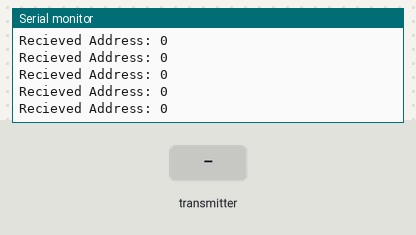
Recording of a sketch running on a simulated Arduino Uno, built with avr-gcc and run on an emulated ATmega328P. On the bench: the last lines printed to the serial monitor. The test bench sets the inputs (shaded band). No radio packets arrive unless stated.

Above: at 1.2 s.
1.3 s: the transmitter starts sending address = 128
At 2.4 s:
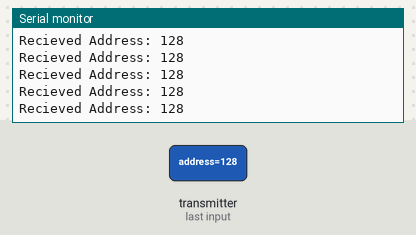
4.3 s: the transmitter starts sending address = 64
At 4.9 s:
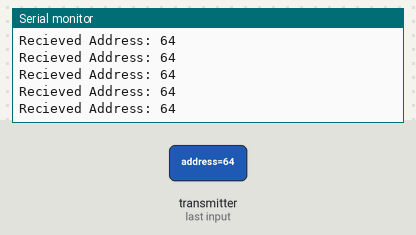
7.3 s: the transmitter starts sending address = 0
At 8.1 s:
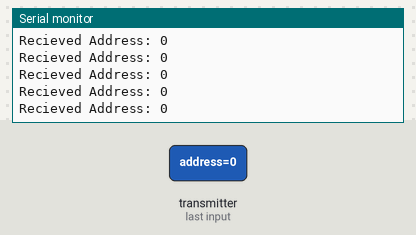
10.3 s: the transmitter starts sending address = 255
At 11.1 s:
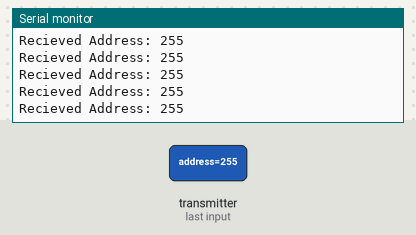
16.3 s: the transmitter starts sending address = 64
At 17.3 s:
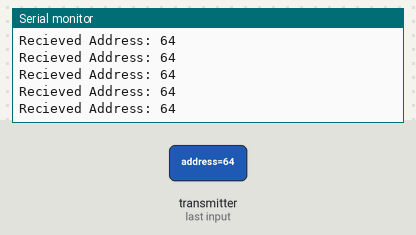
19.3 s: the transmitter starts sending address = 0
At 19.8 s:
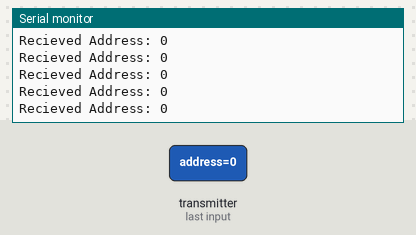
Timing chart, 0 to 22.3 s (numbered marks = the images above; inputs shaded):
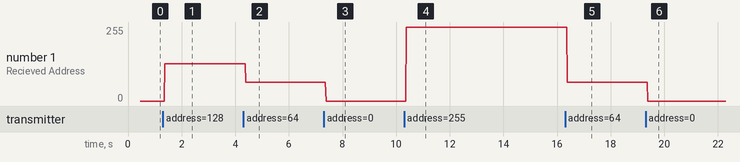

Measured:
- after the input at 1.3 s, the serial monitor: prints a new line after 0.08 s (image 1)
- after the input at 4.3 s, the serial monitor: prints a new line after 0.09 s (image 2)
- after the input at 7.3 s, the serial monitor: prints a new line after 0.09 s (image 3)
- after the input at 10.3 s, the serial monitor: prints a new line after 0.08 s (image 4)
- after the input at 16.3 s, the serial monitor: prints a new line after 0.08 s (image 5)
- after the input at 19.3 s, the serial monitor: prints a new line after 0.08 s (image 6)
- plotted number 1: 0 → 128 after the input at 1.3 s, 128 → 64 after the input at 4.3 s, 64 → 0 after the input at 7.3 s, 0 → 255 after the input at 10.3 s, 255 → 64 after the input at 16.3 s

The sketch:

Server.ino
```cpp
//Include Libraries
#include <SPI.h>
#include <nRF24L01.h>
#include <RF24.h>

//create an RF24 object
RF24 radio(7,10);  // CE, CSN

//address through which two modules communicate.
const byte serverAddress[6] = "00000"; //channel to communicate with the server
const byte node1Address[6] = "00001";  //channel to communicate with node1
const byte node2Address[6] = "00002";  //channel to communicate with node2
const byte node3Address[6] = "00003";  //channel to communicate with node3

//we assume that Server has id of 0

typedef struct { // struct of the data sent containing the address and the position
  int16_t pos;
  uint8_t address;
}data;

data leaderData; // data for assigning the leader

#define MAX_NODES_NUM 3   // predefine how much node we want to communicate with

void setup()
{
  Serial.begin(9600);

  radio.begin();

  //set the address
  radio.openWritingPipe(serverAddress);

  //Set module as transmitter
  radio.stopListening();

  assignLeader(); // first step is to set which node is the leader
}

void loop()
{
  //Send message to receivers
//  radio.write(&leaderData, sizeof(leaderData));

//  delay(10);
}

void assignLeader(){

  leaderData.pos = 10101;     //set dummy value for the position
  leaderData.address = 1;     //set the id of the address
  uint8_t sendToAgents = 0;   //set num of trials of sending
  uint8_t dataSent_count = 0; //count how many times data was sent correctly
  bool dataSent = 0;          //boolean to check if data was sent correctly
  bool node1 = 0;             //boolean to check if the server successfully recieved ack from node1
  bool node2 = 0;             //boolean to check if the server successfully recieved ack from node2
  bool node3 = 0;             //boolean to check if the server successfully recieved ack from node3

  while(sendToAgents < 100){ //set the num of trials to 100
      sendToAgents++;
      dataSent = radio.write(&leaderData, sizeof(leaderData));  //send data
      Serial.print("Data sent: ");
      Serial.println(dataSent);
//      Serial.println(sendToAgents);
      if(dataSent) dataSent_count++;
      if(dataSent_count > 30) break;
  }

  leaderData.address = 0;   //reset the leader id
  radio.openReadingPipe(1,node1Address);  //read from the leader node
  radio.startListening();                 //start reading

  uint8_t node = 0; // denotes which node did we recieve from

  while(node < MAX_NODES_NUM){
    //read data if the connection still available
    if (radio.available()){
      radio.read(&leaderData, sizeof(leaderData));
    }
    Serial.print("Recieved Address: ");
    Serial.println(leaderData.address);

    //check that all nodes send acknowledgement
    switch(leaderData.address){
    case(1): node1 = true; node = 1; radio.openReadingPipe(1,node2Address); break;
    case(2): node2 = true; node = 2; radio.openReadingPipe(1,node3Address); break;
    case(3): node3 = true; node = 3; break;
  }
 }

  Serial.print("node1: ");
  Serial.println(node1);
  Serial.print("node2: ");
  Serial.println(node2);
  Serial.print("node3: ");
  Serial.println(node3);
}
```
